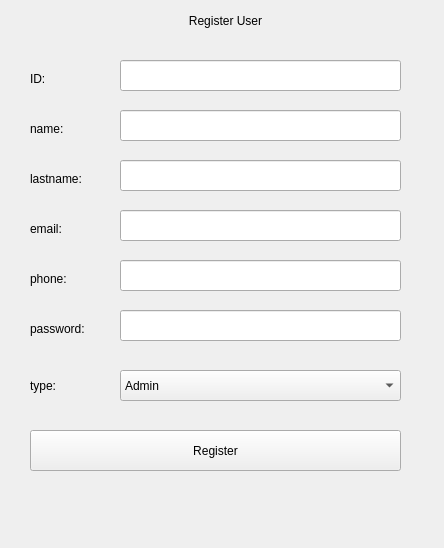
<?xml version="1.0" encoding="UTF-8"?>
<ui version="4.0">
 <class>Form</class>
 <widget class="QWidget" name="Form">
  <property name="geometry">
   <rect>
    <x>0</x>
    <y>0</y>
    <width>444</width>
    <height>548</height>
   </rect>
  </property>
  <property name="windowTitle">
   <string>Form</string>
  </property>
  <widget class="QPushButton" name="buttonRegister">
   <property name="geometry">
    <rect>
     <x>30</x>
     <y>430</y>
     <width>371</width>
     <height>41</height>
    </rect>
   </property>
   <property name="text">
    <string>Register</string>
   </property>
  </widget>
  <widget class="QLabel" name="labelHeader">
   <property name="geometry">
    <rect>
     <x>-10</x>
     <y>0</y>
     <width>471</width>
     <height>41</height>
    </rect>
   </property>
   <property name="text">
    <string>Register User</string>
   </property>
   <property name="alignment">
    <set>Qt::AlignCenter</set>
   </property>
  </widget>
  <widget class="QLabel" name="label_4">
   <property name="geometry">
    <rect>
     <x>30</x>
     <y>220</y>
     <width>67</width>
     <height>17</height>
    </rect>
   </property>
   <property name="text">
    <string>email:</string>
   </property>
  </widget>
  <widget class="QLabel" name="label_3">
   <property name="geometry">
    <rect>
     <x>30</x>
     <y>120</y>
     <width>67</width>
     <height>17</height>
    </rect>
   </property>
   <property name="text">
    <string>name:</string>
   </property>
  </widget>
  <widget class="QLineEdit" name="lineEditEmail">
   <property name="geometry">
    <rect>
     <x>120</x>
     <y>210</y>
     <width>281</width>
     <height>31</height>
    </rect>
   </property>
  </widget>
  <widget class="QLineEdit" name="lineEditName">
   <property name="geometry">
    <rect>
     <x>120</x>
     <y>110</y>
     <width>281</width>
     <height>31</height>
    </rect>
   </property>
   <property name="text">
    <string/>
   </property>
  </widget>
  <widget class="QLineEdit" name="lineEditID">
   <property name="geometry">
    <rect>
     <x>120</x>
     <y>60</y>
     <width>281</width>
     <height>31</height>
    </rect>
   </property>
   <property name="text">
    <string/>
   </property>
  </widget>
  <widget class="QLabel" name="label_5">
   <property name="geometry">
    <rect>
     <x>30</x>
     <y>70</y>
     <width>67</width>
     <height>17</height>
    </rect>
   </property>
   <property name="text">
    <string>ID:</string>
   </property>
  </widget>
  <widget class="QLineEdit" name="lineEditPhone">
   <property name="geometry">
    <rect>
     <x>120</x>
     <y>260</y>
     <width>281</width>
     <height>31</height>
    </rect>
   </property>
  </widget>
  <widget class="QLabel" name="label_6">
   <property name="geometry">
    <rect>
     <x>30</x>
     <y>270</y>
     <width>67</width>
     <height>17</height>
    </rect>
   </property>
   <property name="text">
    <string>phone:</string>
   </property>
  </widget>
  <widget class="QLabel" name="label_7">
   <property name="geometry">
    <rect>
     <x>30</x>
     <y>320</y>
     <width>67</width>
     <height>17</height>
    </rect>
   </property>
   <property name="text">
    <string>password:</string>
   </property>
  </widget>
  <widget class="QLineEdit" name="lineEditPassword">
   <property name="geometry">
    <rect>
     <x>120</x>
     <y>310</y>
     <width>281</width>
     <height>31</height>
    </rect>
   </property>
   <property name="echoMode">
    <enum>QLineEdit::Password</enum>
   </property>
  </widget>
  <widget class="QComboBox" name="comboBoxUserType">
   <property name="geometry">
    <rect>
     <x>120</x>
     <y>370</y>
     <width>281</width>
     <height>31</height>
    </rect>
   </property>
   <item>
    <property name="text">
     <string>Admin</string>
    </property>
   </item>
   <item>
    <property name="text">
     <string>Operator</string>
    </property>
   </item>
  </widget>
  <widget class="QLabel" name="label_9">
   <property name="geometry">
    <rect>
     <x>30</x>
     <y>370</y>
     <width>67</width>
     <height>31</height>
    </rect>
   </property>
   <property name="text">
    <string>type:</string>
   </property>
  </widget>
  <widget class="QLineEdit" name="lineEditLastname">
   <property name="geometry">
    <rect>
     <x>120</x>
     <y>160</y>
     <width>281</width>
     <height>31</height>
    </rect>
   </property>
   <property name="text">
    <string/>
   </property>
  </widget>
  <widget class="QLabel" name="label_8">
   <property name="geometry">
    <rect>
     <x>30</x>
     <y>170</y>
     <width>67</width>
     <height>17</height>
    </rect>
   </property>
   <property name="text">
    <string>lastname:</string>
   </property>
  </widget>
  <widget class="QLabel" name="labelMessage">
   <property name="geometry">
    <rect>
     <x>30</x>
     <y>490</y>
     <width>371</width>
     <height>31</height>
    </rect>
   </property>
   <property name="text">
    <string/>
   </property>
   <property name="alignment">
    <set>Qt::AlignCenter</set>
   </property>
  </widget>
 </widget>
 <resources/>
 <connections/>
</ui>
